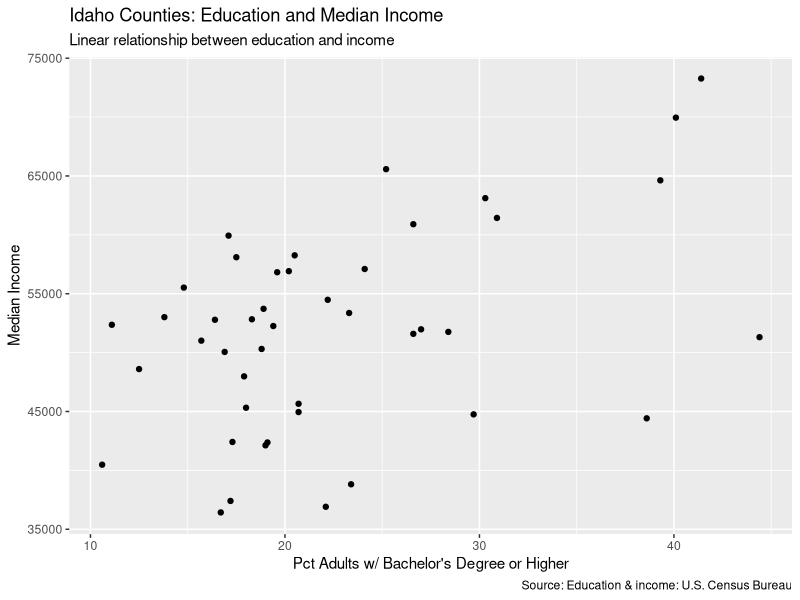
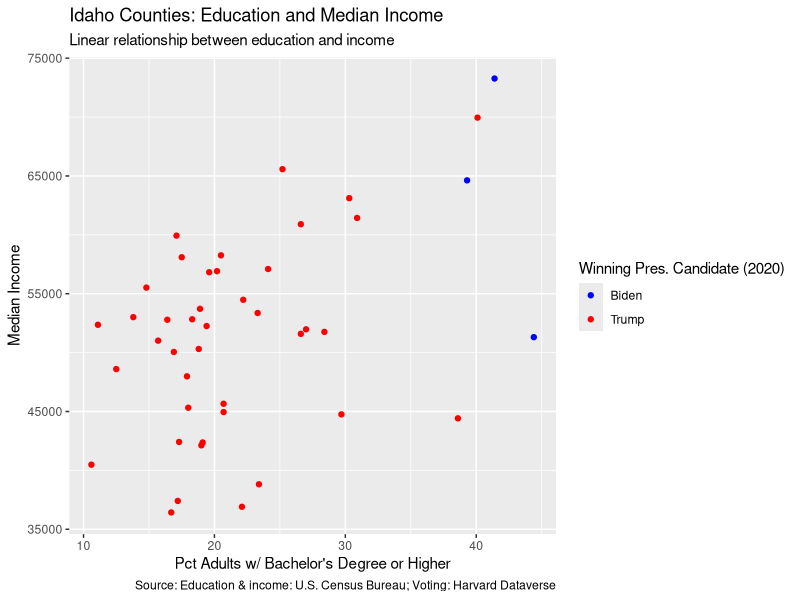
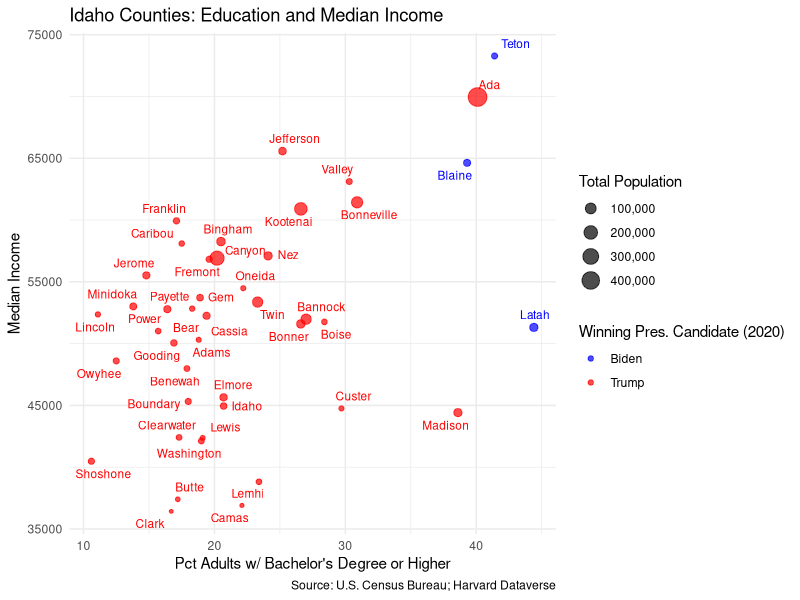

Recreate these plots in R, in order.
## ---- chunk 1
knitr::opts_chunk$set(echo = FALSE)
library(tidyverse)
## ---- chunk 2
#| echo: false
idaho_county_merged <- read_csv("data/idaho_county_merged.csv")
## ---- chunk 3
#| label: compute
#| include: false
prescounties <- ggplot(
  data = idaho_county_merged,
  mapping = aes(x = pct_collegeE, y = median_incomeE, color = win_candidate)
) +
  geom_point() +
  labs(
    title = "Idaho Counties: Education and Median Income",
    subtitle = "Linear relationship between education and income",
    x = "Pct Adults w/ Bachelor's Degree or Higher",
    y = "Median Income",
    color = "Winning Pres. Candidate (2020)",
    caption = "Source: Education & income: U.S. Census Bureau; Voting: Harvard Dataverse"
  )  +
 scale_color_manual(values = c("blue","red"))
## ---- chunk 4
#| label: compute2
#| include: false
counties <- ggplot(
  data = idaho_county_merged,
  mapping = aes(x = pct_collegeE, y = median_incomeE)
) +
  geom_point() +
  labs(
    title = "Idaho Counties: Education and Median Income",
    subtitle = "Linear relationship between education and income",
    x = "Pct Adults w/ Bachelor's Degree or Higher",
    y = "Median Income",
    caption = "Source: Education & income: U.S. Census Bureau"
  )
## ---- chunk 5
#| echo: false
#| message: false
# Show a small preview so the table fits nicely on a slide
head(idaho_county_merged, 10)
## ---- chunk 6
#| echo: false
#| fig-width: 9
#| fig-height: 5
counties
## ---- chunk 7
#| echo: false
#| fig-width: 9
#| fig-height: 5
prescounties
## ---- chunk 8
#| label: compute3
#| include: false
library(dplyr)
library(stringr)

idaho_county_merged <- idaho_county_merged %>%
  mutate(
    county_label = word(NAME, 1)
  )

p <- ggplot(
  idaho_county_merged,
  aes(x = pct_collegeE, y = median_incomeE,
      color = win_candidate, size = total_populationE)
) +
  geom_point(alpha = 0.7) +
  ggrepel::geom_text_repel(
    aes(label = county_label),
    size = 3,
    max.overlaps = Inf,   
    box.padding = 0.3,    
    point.padding = 0.5,  
    segment.color = "grey50",
    show.legend = FALSE
  ) +
  scale_size_continuous(labels = scales::comma) +
  labs(
    title = "Idaho Counties: Education and Median Income",
    x = "Pct Adults w/ Bachelor's Degree or Higher",
    y = "Median Income",
    color = "Winning Pres. Candidate (2020)",
    size = "Total Population",
    caption = "Source: U.S. Census Bureau; Harvard Dataverse"
  ) +
  theme_minimal()  +
 scale_color_manual(values = c("blue","red"))
## ---- chunk 9
#| echo: false
#| fig-width: 9
#| fig-height: 5
p
